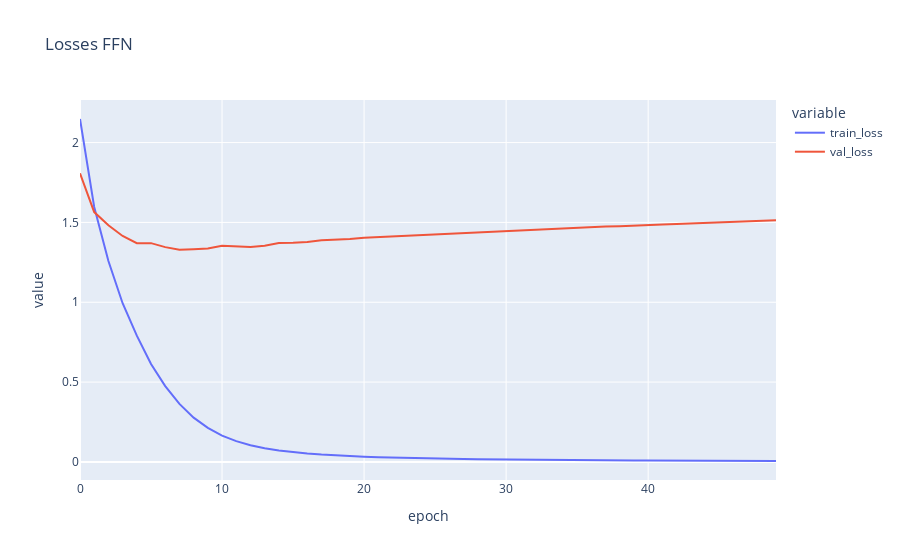

The notebook cell saved with this chart:
### Code cell
ffn_model = FFN(input_size, hidden_size, num_classes, num_layers)
optimizer_ffn = optim.Adam(ffn_model.parameters(), lr=lr, weight_decay=1e-7)  # double check optimizer set-up

ffn_train_losses, ffn_val_losses, ffn_avg_losses = train_model(
    X_train, y_train, X_test, y_test, ffn_model, criterion, optimizer_ffn, 
    num_epochs=50, batch_size=batch_size, verbose=False
)

plot_losses(ffn_avg_losses, ffn_val_losses, "FFN")

### Figure 1 — Plotly figure (JSON) as saved in the notebook; plotly's stock layout.template omitted (floating-point values rounded to 4 significant figures)
{"data": [{"hovertemplate": "variable=train_loss<br>epoch=%{x}<br>value=%{y}<extra></extra>", "legendgroup": "train_loss", "line": {"color": "#636efa", "dash": "solid"}, "marker": {"symbol": "circle"}, "mode": "lines", "name": "train_loss", "orientation": "v", "showlegend": true, "type": "scatter", "x": [0, 1, 2, 3, 4, 5, 6, 7, 8, 9, 10, 11, 12, 13, 14, 15, 16, 17, 18, 19, 20, 21, 22, 23, 24, 25, 26, 27, 28, 29, 30, 31, 32, 33, 34, 35, 36, 37, 38, 39, 40, 41, 42, 43, 44, 45, 46, 47, 48, 49], "xaxis": "x", "y": [2.148, 1.596, 1.258, 0.9937, 0.7908, 0.613, 0.4749, 0.3634, 0.2772, 0.2137, 0.1649, 0.1303, 0.1046, 0.08596, 0.07211, 0.06112, 0.05293, 0.04636, 0.04097, 0.03662, 0.03294, 0.02985, 0.02718, 0.0249, 0.02289, 0.02113, 0.01956, 0.01816, 0.01692, 0.01579, 0.01478, 0.01387, 0.01304, 0.01229, 0.01159, 0.01096, 0.01038, 0.009848, 0.00935, 0.008903, 0.008477, 0.008084, 0.007717, 0.007372, 0.007051, 0.006749, 0.006467, 0.006203, 0.005951, 0.005717], "yaxis": "y"}, {"hovertemplate": "variable=val_loss<br>epoch=%{x}<br>value=%{y}<extra></extra>", "legendgroup": "val_loss", "line": {"color": "#EF553B", "dash": "solid"}, "marker": {"symbol": "circle"}, "mode": "lines", "name": "val_loss", "orientation": "v", "showlegend": true, "type": "scatter", "x": [0, 1, 2, 3, 4, 5, 6, 7, 8, 9, 10, 11, 12, 13, 14, 15, 16, 17, 18, 19, 20, 21, 22, 23, 24, 25, 26, 27, 28, 29, 30, 31, 32, 33, 34, 35, 36, 37, 38, 39, 40, 41, 42, 43, 44, 45, 46, 47, 48, 49], "xaxis": "x", "y": [1.808, 1.565, 1.482, 1.415, 1.37, 1.37, 1.345, 1.329, 1.332, 1.336, 1.354, 1.35, 1.346, 1.354, 1.371, 1.373, 1.377, 1.388, 1.391, 1.395, 1.403, 1.408, 1.412, 1.419, 1.422, 1.428, 1.432, 1.436, 1.441, 1.445, 1.449, 1.453, 1.456, 1.46, 1.464, 1.467, 1.471, 1.474, 1.476, 1.481, 1.483, 1.487, 1.491, 1.494, 1.497, 1.501, 1.504, 1.507, 1.51, 1.513], "yaxis": "y"}], "layout": {"legend": {"title": {"text": "variable"}, "tracegroupgap": 0}, "title": {"text": "Losses FFN"}, "xaxis": {"anchor": "y", "domain": [0, 1], "title": {"text": "epoch"}}, "yaxis": {"anchor": "x", "domain": [0, 1], "title": {"text": "value"}}}}
